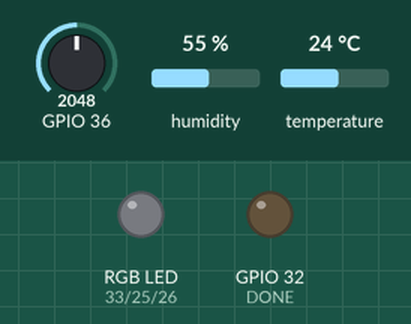
A program run on a simulated ESP32. Parts: an RGB LED mixed from three pins (HIGH = lit), output pins drawn as LEDs (lit = HIGH). The inputs (shaded band) are chosen by the test bench; at power-on: GPIO 36 = 2048, humidity 55 %, temperature 24 °C. WiFi joins after 1.5 s; servers stay silent unless stated; no MQTT or app messages arrive unless stated; what the program prints to the serial monitor is not drawn. At 3.1 s the program puts the board to deep sleep or switches it off; the recording ends there.

Above: at 0.1 s.
At 1.1 s:
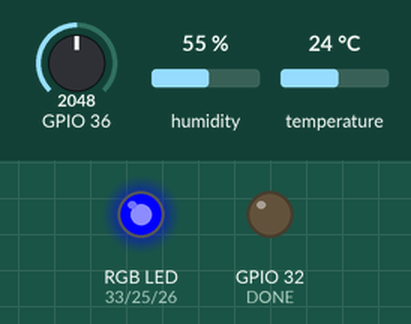
At 2.09 s:
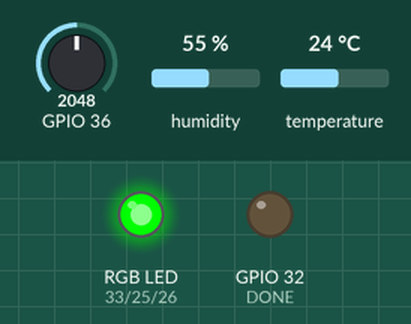
Timing chart, 0 to 3.1 s (numbered marks = the images above):
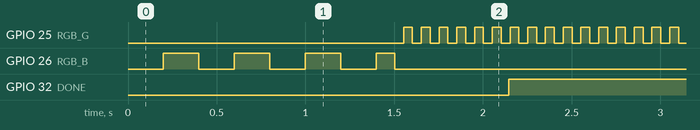

Measured:
- by itself, GPIO 25 (RGB_G): alternates HIGH for 0.05 s and LOW for 0.05 s
- by itself, GPIO 26 (RGB_B): goes 3 × (HIGH 0.20 s, LOW 0.20 s), HIGH 0.10 s, then LOW
- by itself, GPIO 32 (DONE): LOW → HIGH at 2.1 s

The program:

main.cpp
```cpp
// (licence header left out)
#include "Arduino.h"
#include "Wire.h"
#include <Ticker.h>
#include <Adafruit_HTU21DF.h>
#include <WiFi.h>

#include "esp_wifi.h"
#include <driver/adc.h>
#include <esp_adc_cal.h>

extern "C" {
	#include "freertos/FreeRTOS.h"
	#include "freertos/timers.h"
}

#include <AsyncMqttClient.h>

// Enable Debug interface and serial prints over UART1
#define DEGUB_NINA
#define WIFI_SSID     ""
#define WIFI_PASSWORD ""
#define MQTT_HOST     ""
#define MQTT_PORT     17603
#define USERNAME      ""
#define PASSWORD      ""

// Connection timeout, if too high capacitor may discharge before connecting Bt(seconds) = [C(Vcapmax - Vcapmin)/I]
#define CON_TIMEOUT   10*1000                     // milliseconds

// Not using Deep Sleep on PCB because TPL5110 timer takes over.
#define TIME_TO_SLEEP (uint64_t)50*60*1000*1000   // microseconds

/******************     EVK-NINA-W10 PIN Definition      ************************************
 * .platformio\packages\framework-arduinoespressif32\variants\nina_w10
LED_GREEN = 33;
LED_RED   = 23;
LED_BLUE  = 21;
SW1       = 33;
SW2       = 27;

TX        = 1;
RX        = 3;

SDA       = 12;
SCL       = 13;
***************************************************************************************/

// Re-assign pins for PCB.

#define _SDA          21
#define _SCL          22
#define RGB_R         33
#define RGB_G         25
#define RGB_B         26
#define DONE          32
#define BATT          36                        //ADC1 CHANNEL 0 *ADC2 chanel can't be used in conjunction with Wi-Fi https://docs.espressif.com/projects/esp-idf/en/latest/api-reference/peripherals/adc.html

#ifdef DEGUB_NINA
  #define DBG_NINA(x) Serial.println(x)
#else
  #define DBG_NINA(...)
#endif

// Initialize the Temperature and Humidity Sensor HTU21D
Adafruit_HTU21DF htu = Adafruit_HTU21DF();

AsyncMqttClient mqttClient;
TimerHandle_t   mqttReconnectTimer;
TimerHandle_t   wifiReconnectTimer;

// Create timers using Ticker library
Ticker blinkIt;

// Create functions prior to calling them as .cpp files are differnt from Arduino .ino
void blinky     ( void );
void readSensor ( void );
void connectWiFi( void );
void connectMQTT( void );
void deep_sleep ( void );

// Declare Global variables
float t = NAN;
float h = NAN;

uint8_t statusLED = RGB_B;

void RGB_off( void )
{
  digitalWrite( RGB_R, LOW );
  digitalWrite( RGB_G, LOW );
  digitalWrite( RGB_B, LOW );
}

void onMqttConnect(bool sessionPresent)
{
  // Get temperature and humidity;
  readSensor();

  // Publish Temperature
  String t_string = String( t,1 );
  const char* t_send = t_string.c_str();
  uint16_t packetIdPubTemp = mqttClient.publish( "temp_office", 0, false, t_send );

  // No delay result in no message sent.
  delay(200);

  // Publish Humidity
  String h_string = String(h,1);
  const char* h_send = h_string.c_str();
  uint16_t packetIdPubHum = mqttClient.publish( "hum_office", 0, false, h_send );

  // No delay result in no message sent.
  delay(200);

  adc1_config_width( ADC_WIDTH_BIT_11 );                          // Reduce ADC resolution due to reported noise on 12 bits
  adc1_config_channel_atten( ADC1_CHANNEL_0, ADC_ATTEN_DB_11 );   // -11dB attenuation (ADC_ATTEN_DB_11) gives full-scale voltage 3.6V

  esp_adc_cal_characteristics_t *adc_chars = new esp_adc_cal_characteristics_t;
  esp_adc_cal_characterize(ADC_UNIT_1, ADC_ATTEN_DB_11, ADC_WIDTH_BIT_11, 1089, adc_chars);  // rout vRef in order to calibrate:

  // Average and smooth ADC
  int batt = 0;
  uint8_t i = 0;
  for( i = 0; i < 5; i++)
    batt += adc1_get_raw( ADC1_CHANNEL_0 );

  // Publish Battery
  float b  = (float)batt/i * 2 * 3.6 / 2048;
  String b_string = String( b, 2 );
  DBG_NINA( "Battery = " + b_string + "V");
  const char* b_send = b_string.c_str();
  uint16_t packetIdPubBatt = mqttClient.publish( "batt_office", 0, false, b_send );

  // No delay result in no message sent.
  delay(200);

  if( !packetIdPubTemp || !packetIdPubHum || !packetIdPubBatt )
  {
    DBG_NINA( "Sending Failed!" );
  }

  deep_sleep();
}

void deep_sleep()
{
  // Send DONE to TPL5110 and go to sleep
  pinMode( DONE, OUTPUT );
  digitalWrite( DONE, HIGH );

  // Keep deep sleep as sanity check in case it fails to detect DONE.
  delay( 1000 );

  DBG_NINA( "Going to sleep after: " + String( millis() ) + "ms" );

  // Turn Wifi/BLE off
  WiFi.mode(WIFI_OFF);
  btStop();
  esp_wifi_deinit();

  // Enable timer wake up
  esp_sleep_enable_timer_wakeup( TIME_TO_SLEEP );
  esp_deep_sleep_start();
}

void setup()
{
  // Measure GPIO in order to determine Vref
  //adc2_vref_to_gpio( GPIO_NUM_25 );
  //delay(5000);

  // Define pins on the NINA board
  pinMode( RGB_R, OUTPUT );
  pinMode( RGB_G, OUTPUT );
  pinMode( RGB_B, OUTPUT );
  RGB_off();

  blinkIt.attach_ms( 200, blinky );

  mqttReconnectTimer = xTimerCreate("mqttTimer", pdMS_TO_TICKS(2000), pdFALSE, (void*)0, reinterpret_cast<TimerCallbackFunction_t>(connectMQTT));
  mqttClient.setCredentials( USERNAME, PASSWORD );
  mqttClient.onConnect (onMqttConnect );
  mqttClient.setServer( MQTT_HOST, MQTT_PORT );

  #ifdef DEGUB_NINA
    Serial.begin(115200);
  #endif

  // SDA and SCL PINS on NINA are different from NODEMCU ESP32, the lib does not allow re-assignement, do it here:
  Wire.begin( _SDA, _SCL );

  if ( !htu.begin() )
  {
    DBG_NINA("Couldn't find sensor!");
    statusLED = RGB_R;
    delay( 600 );
    deep_sleep();
  }

  connectWiFi();
  connectMQTT();

}

void loop()
{

} // end of loop

void readSensor( void )
{
  t = htu.readTemperature();
  h = htu.readHumidity();

  if (! isnan(t)) {  // check if 'is not a number'
    Serial.print("Temp ºC = "); DBG_NINA(t);
  } else {
    DBG_NINA("Failed to read temperature");
  }

  if (! isnan(h)) {  // check if 'is not a number'
    Serial.print("Hum. % = "); DBG_NINA(h);
  } else {
    DBG_NINA("Failed to read humidity");
  }

}

// Toggle LED_Blue
void blinky( void )
{
  bool toggle = digitalRead( statusLED );

  digitalWrite( statusLED, !toggle );
}

void connectWiFi() {
  DBG_NINA("Connecting to Wi-Fi...");
  WiFi.begin(WIFI_SSID, WIFI_PASSWORD);

  while (WiFi.status() != WL_CONNECTED && millis() < CON_TIMEOUT)
  {
    delay(500);
    Serial.print(".");
  }

  if( WiFi.status() != WL_CONNECTED )
  {
    RGB_off();
    statusLED = RGB_R;
    delay( 600 );
    deep_sleep();
  }

  RGB_off();
  statusLED = RGB_G;

  blinkIt.attach_ms( 50, blinky );

  DBG_NINA();
  DBG_NINA("IP address: ");
  DBG_NINA(WiFi.localIP());

}

void connectMQTT() {
  DBG_NINA("Connecting to MQTT...");
  mqttClient.connect();

  while( !mqttClient.connected() && millis() < CON_TIMEOUT )
  {
    delay(250);
    Serial.print(".");
  }

  if( !mqttClient.connected() )
  {
    DBG_NINA("Failed to connect to MQTT Broker");
    deep_sleep();
  }

}
```
